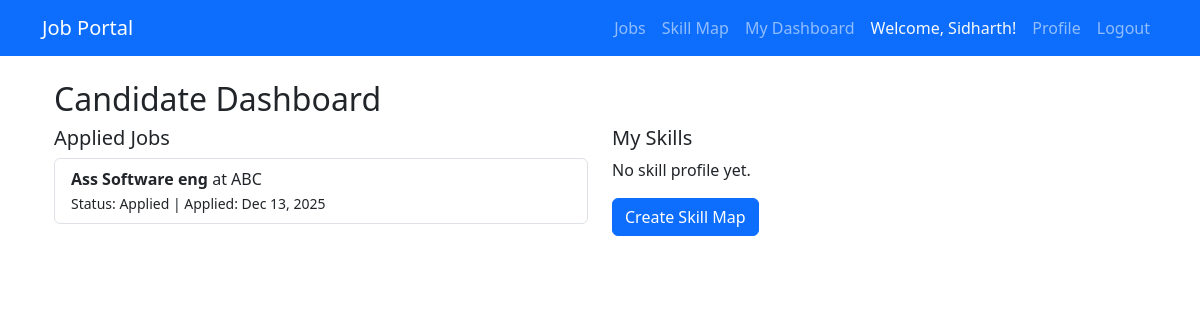
/accounts/candidate/dashboard/ (signed in), run on the app's committed database.
### jobs/models.py (models this page shows, shortened)
class Application(models.Model):
    STATUS_CHOICES = (
        ('applied', 'Applied'),
        ('screening', 'Screening'),
        ('assessment', 'Assessment'),
        ('interview', 'Interview'),
        ('offer', 'Offer'),
        ('rejected', 'Rejected'),
        ('hired', 'Hired'),
    )
    job = models.ForeignKey(Job, on_delete=models.CASCADE)
    applicant = models.ForeignKey(User, on_delete=models.CASCADE, null=True, blank=True)  # Link to user
    name = models.CharField(max_length=100)
    email = models.EmailField()
    resume = models.FileField(upload_to='resumes/')
    cover_letter = models.TextField()
    status = models.CharField(max_length=20, choices=STATUS_CHOICES, default='applied')
    applied_at = models.DateTimeField(auto_now_add=True)
    updated_at = models.DateTimeField(auto_now=True)

class Job(models.Model):
    JOB_TYPE_CHOICES = (
        ('full-time', 'Full Time'),
        ('part-time', 'Part Time'),
        ('internship', 'Internship'),
        ('remote', 'Remote'),
    )
    title = models.CharField(max_length=255)
    company = models.CharField(max_length=255)
    description = models.TextField()
    salary = models.IntegerField()
    location = models.CharField(max_length=255)
    job_type = models.CharField(max_length=50, choices=JOB_TYPE_CHOICES)

### accounts/views.py (the view)
# urls.py: path('candidate/dashboard/', views.candidate_dashboard, name='candidate_dashboard'),
@login_required
def candidate_dashboard(request):
    from jobs.models import Application, SavedJob
    from skillmap.models import CandidateSkillProfile
    applied = Application.objects.filter(applicant=request.user).select_related('job')
    saved_jobs = SavedJob.objects.filter(user=request.user).select_related('job')
    skill_profile = CandidateSkillProfile.objects.filter(
        github_username=request.user.profile.github_username,
        linkedin_username=request.user.profile.linkedin_username
    ).first()
    return render(request, 'accounts/candidate_dashboard.html', {
        'applied': applied,
        'saved_jobs': saved_jobs,
        'skill_profile': skill_profile
    })

### accounts/templates/accounts/candidate_dashboard.html (shortened to what this page needs)
{% extends "base.html" %}
{% block content %}
<div class="container mt-4">
  <h2>Candidate Dashboard</h2>
  <div class="row">
    <div class="col-md-6">
      <h5>Applied Jobs</h5>
      {% if applied %}
        <ul class="list-group">
          {% for a in applied %}
            <li class="list-group-item">
              <strong>{{ a.job.title }}</strong> at {{ a.job.company }}
              <br><small>Status: {{ a.get_status_display }} | Applied: {{ a.applied_at|date:"M d, Y" }}</small>
            </li>
          {% endfor %}
        </ul>
      {% else %}
        <p>No applications yet.</p>
      {% endif %}
    </div>
    <div class="col-md-6">
      <h5>My Skills</h5>
      {% if skill_profile %}
        <div class="card">
          <div class="card-body">
            <h6>Skill Map</h6>
            <p><strong>Skills:</strong> {{ skill_profile.final_skill_map|join:", " }}</p>
            {% if skill_profile.github_username %}
              <p><strong>GitHub:</strong> {{ skill_profile.github_username }}</p>
            {% endif %}
            {% if skill_profile.linkedin_username %}
              <p><strong>LinkedIn:</strong> {{ skill_profile.linkedin_username }}</p>
            {% endif %}
            <a href="{% url 'skill_map' %}" class="btn btn-primary btn-sm">Update Skills</a>
          </div>
        </div>
      {% else %}
        <p>No skill profile yet.</p>
        <a href="{% url 'skill_map' %}" class="btn btn-primary">Create Skill Map</a>
      {% endif %}
    </div>
  </div>
</div>
{% endblock %}

### jobs/templates/base.html (shortened to what this page needs)
<!DOCTYPE html>
<html lang="en">
<head>
    <link href="https://cdn.jsdelivr.net/npm/bootstrap@5.3.2/dist/css/bootstrap.min.css" rel="stylesheet">
</head>
<body>
    <nav class="navbar navbar-expand-lg navbar-dark bg-primary">
        <div class="container">
            <a class="navbar-brand" href="{% url 'job_list' %}">Job Portal</a>
            <div class="collapse navbar-collapse" id="navbarNav">
                <ul class="navbar-nav ms-auto">
                    <li class="nav-item">
                        <a class="nav-link" href="{% url 'job_list' %}">Jobs</a>
                    </li>
                    {% if user.is_authenticated %}
                        {% if user.profile.role == 'employer' %}
                            <li class="nav-item">
                                <a class="nav-link" href="{% url 'create_job' %}">Post Job</a>
                            </li>
                            <li class="nav-item">
                                <a class="nav-link" href="{% url 'employer_dashboard' %}">Employer Dashboard</a>
                            </li>
                        {% else %}
                            <li class="nav-item">
                                <a class="nav-link" href="{% url 'skill_map' %}">Skill Map</a>
                            </li>
                            <li class="nav-item">
                                <a class="nav-link" href="{% url 'candidate_dashboard' %}">My Dashboard</a>
                            </li>
                        {% endif %}
                        <li class="nav-item">
                            <span class="nav-link text-light">Welcome, {{ user.username }}!</span>
                        </li>
                        <li class="nav-item">
                            <a class="nav-link" href="{% url 'profile' %}">Profile</a>
                        </li>
                        <li class="nav-item">
                            <a class="nav-link" href="{% url 'logout' %}">Logout</a>
                        </li>
                    {% endif %}
                </ul>
            </div>
        </div>
    </nav>
    <div class="container mt-4">
        {% block content %}
        {% endblock %}
    </div>
</body>
</html>

### data on the page
Application: job "Ass Software eng", job.company "ABC", status "Applied", applied_at "Dec 13, 2025"

### other printed values
{{ user.username }} "Sidharth"
